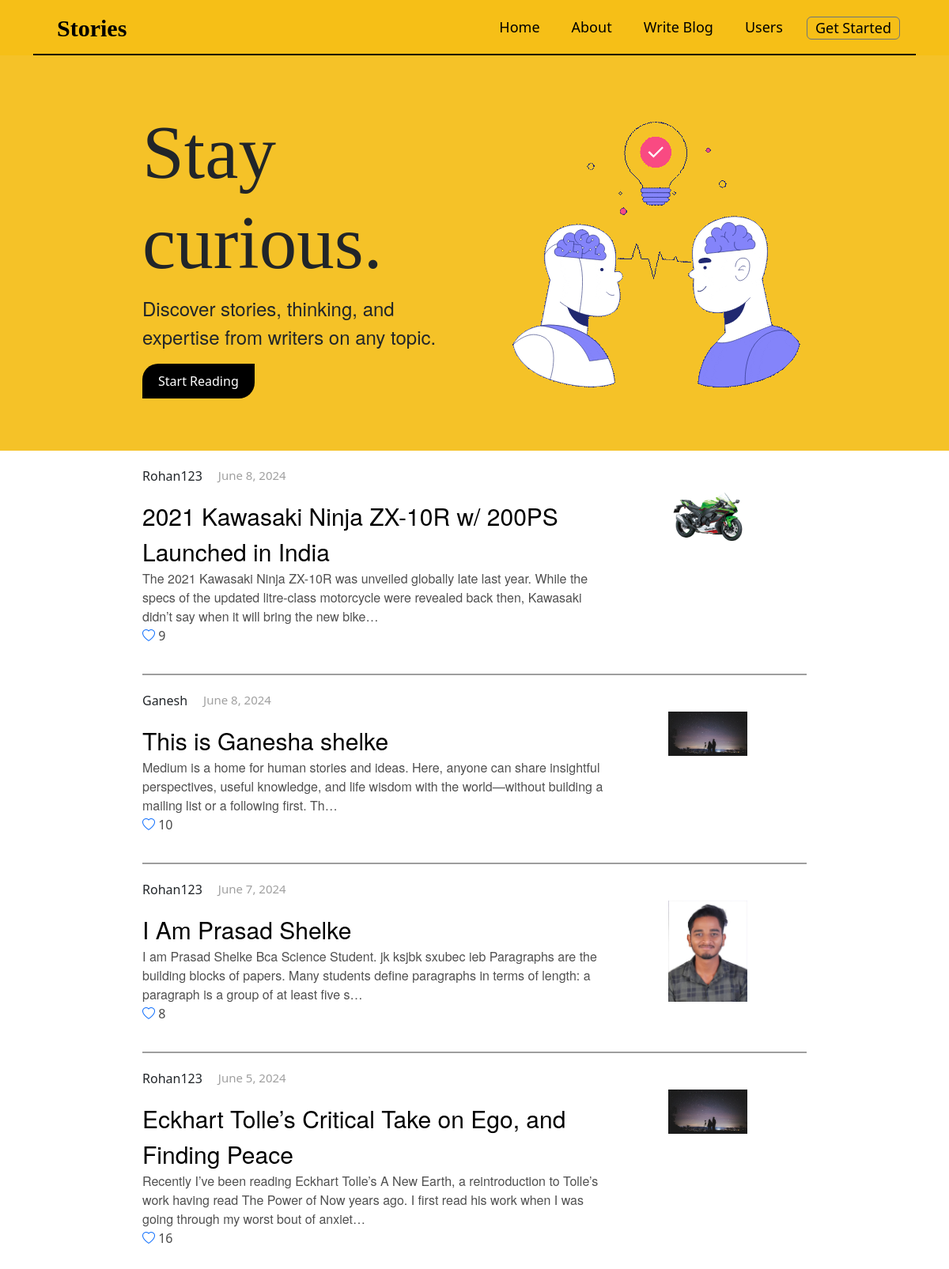
The page / on the database its author committed.
### Blogs/models.py (models this page shows, shortened)
class BaseModel(models.Model):
  id = models.UUIDField(default=uuid.uuid4, editable=False, primary_key=True)
  created_at = models.DateTimeField(auto_now_add=True)
  updated_at = models.DateTimeField(auto_now=True)
  class Meta:
    abstract = True

class Blog(BaseModel):
  title = models.CharField(max_length=200)
  content = models.TextField()
  author = models.ForeignKey(User, on_delete=models.CASCADE, related_name='blogs')
  blog_image = models.ImageField(upload_to = "public/static/", default="/")
  like_count = models.IntegerField(default=0)
  class Meta:
    ordering = ['-created_at']

### Blogs/views.py (the view)
# urls.py: path('', home, name="Home"),
def home(request):
  blogs = Blog.objects.all()
  context = {'blogs':blogs}
  return render(request, "home.html", context)

### Blogs/templates/home.html (shortened to what this page needs)
{% extends "base.html" %}
{% block start %}
<div class="blog-container">
  {% for blog in blogs %}
  <div class="blog-entry">
    <div class="blog-flex-container">
      <div class="blog-text-container">
        <div class="name-date">
          <p class="blog-username">{{ blog.author.username }}</p>
          <p class="blog-date">{{ blog.created_at|date:"F j, Y" }}</p>
        </div>
        <a href="/displayBlog/{{blog.id}}" class="blog-title">{{ blog.title }}</a><br>
        <a href="/displayBlog/{{blog.id}}" class="blog-content">{{ blog.content | truncatechars:200 }}</a>
        <p class="likecount"><a class="bi bi-heart" href="/displayBlog/{{blog.id}}"></a> {{blog.like_count}}</p>
      </div>
      <div class="blog-image">
        {% if blog.blog_image %}
          <img src="{{ blog.blog_image.url }}">
        {% endif %}
      </div>
    </div>
    {% if not forloop.last %}
    <div class="horizontal-line"></div>
    {% endif %}
  </div>
  {% endfor %}
</div>
{% endblock %}

### Blogs/templates/base.html (shortened to what this page needs)
<!DOCTYPE html>
<html lang="en">
<head>
  <link rel="stylesheet" href="../static/CSS/base.css">
  <link rel="stylesheet" href="../static/CSS/displayPost.css">
  <link href="https://cdn.jsdelivr.net/npm/bootstrap@5.3.3/dist/css/bootstrap.min.css" rel="stylesheet"
>
  <link rel="stylesheet" href="https://cdn.jsdelivr.net/npm/bootstrap-icons@1.3.0/font/bootstrap-icons.css">
</head>
<body>
  <div class="navbar-container">
    <nav class="custom-navbar">
      <a class="custom-navbar-brand" href="/">Stories</a>
      <div class="custom-navbar-right">
        <a href="/">Home</a>
        <a href="/about">About</a>
        <a href="/createBlog">Write Blog</a>
        <a href="/testing">Users</a>
        <div class="dropdown-center">
          {% if request.user.is_authenticated %}
          <div class="nav-item custom-dropdown-container">
            <button class="custom-dropdown-toggle">{{ request.user.username }}</button>
            <ul class="custom-dropdown-menu">
              <li><a href="/profile/{{request.user.id}}">Profile</a></li>
              <li><a href="/logout">Logout</a></li>
            </ul>
          </div>
          {% else %}
          <a href="/login" class="btn btn-outline-secondary">Get Started</a>
          {% endif %}
        </div>
      </div>
      <div class="custom-navbar-divider"></div>
    </nav>
  </div>
{% if not request.user.is_authenticated %}
<div class="design-main-container">
  <div class="design-container">
    <div class="design-text-container">
      <h1 class="stay-curious">Stay curious.</h1>
      <p class="imp-text-para">Discover stories, thinking, and expertise from writers on any topic.</p>
      <a class="readButton" href="/">Start Reading</a>
    </div>
    <div class="design-design-container">
      <div class="design">
        <img src="../static/Images/blog.gif" alt="Blog GIF" class="gif-image">
      </div>
    </div>
  </div>
</div>
{% endif %}
{% block start %}
  {% endblock %}
</body>
</html>

### Blogs/static/CSS/base.css (style rules this page uses)
body { margin: 0; padding: 0; font-family: Arial, sans-serif; background-image: url(); }
.navbar-container { display: flex; background-color: #F6BF17; justify-content: center; width: 100%; }
.custom-navbar { height: 70px; display: flex; background-color: #F6BF17; align-items: center; justify-content: space-between; padding: 0 20px; position: relative; width: 93%; }
.custom-navbar .custom-navbar-brand { font-size: 30px; font-weight: bold; color: rgb(0, 0, 0); text-decoration: none; font-family: gt-super, Georgia, Cambria, "Times New Roman", Times, serif; }
.custom-navbar a { font-size: 18px; color: rgb(0, 0, 0); text-align: center; padding: 0 10px; text-decoration: none; }
.custom-navbar .custom-navbar-right { display: flex; gap: 20px; }
.custom-navbar-divider { width: 100%; height: 2px; background-color: rgb(0, 0, 0); position: absolute; bottom: 0; left: 0; }
* { scrollbar-width: thin; scrollbar-color: #351919 #c5a0a0; }
.design-main-container { height: 500px; width: 100%; background-color: #f5c228; display: flex; justify-content: center; align-items: center; }
.design-container { display: flex; justify-content: space-between; align-items: center; width: 70%; }
.design-text-container { width: 50%; }
.design-design-container { width: 50%; text-align: right; }
.stay-curious { font-size: 95px; font-family: gt-super, Georgia, Cambria, "Times New Roman", Times, serif; }
.imp-text-para { font-size: 24px; font-family: sohne, "Helvetica Neue", Helvetica, Arial, sans-serif; }
.readButton { display: inline-block; padding: 10px 20px; background-color: #000000; color: #ffffff; height: max-content; width: max-content; border: none; border-top-left-radius: 20px; border-bottom-right-radius: 20px; text-align: center; cursor: pointer; text-decoration: none; }

### Blogs/static/CSS/displayPost.css (style rules this page uses)
.navbar-container { display: flex; background-color: #F6BF17; justify-content: center; width: 100%; }
.custom-navbar { height: 70px; display: flex; background-color: #F6BF17; align-items: center; justify-content: space-between; padding: 0 20px; position: relative; width: 93%; }
.custom-navbar .custom-navbar-brand { font-size: 30px; font-weight: bold; color: rgb(0, 0, 0); text-decoration: none; font-family: gt-super, Georgia, Cambria, "Times New Roman", Times, serif; }
.custom-navbar a { font-size: 18px; color: rgb(0, 0, 0); text-align: center; padding: 0 10px; text-decoration: none; }
.custom-navbar .custom-navbar-right { display: flex; gap: 20px; }
body { margin: 0; padding: 0; font-family: Arial, sans-serif; background-image: url(); }
.custom-navbar-divider { width: 100%; height: 2px; background-color: rgb(0, 0, 0); position: absolute; bottom: 0; left: 0; }
* { scrollbar-width: thin; scrollbar-color: #351919 #c5a0a0; }
.blog-username { display: flex; }

### Blogs/templates/home.html (style rules this page uses)
.blog-container { margin: 0 auto; margin-top: 20px; width: 70%; }
.blog-text-container { width: 90%; }
.blog-image { width: 38%; margin-top: 16px; display: flex; justify-content: center; align-items: center; position: relative; }
.blog-image img { max-width: 40%; max-height: auto; margin-top: 10px; }
.blog-flex-container { display: flex; align-items: flex-start; margin-bottom: 20px; }
.horizontal-line { width: 100%; height: 2px; background-color: rgb(158, 158, 158); margin: 20px 0; }
.blog-title { font-size: 30px; color: black; text-decoration: none; font-family: sohne, "Helvetica Neue", Helvetica, Arial, sans-serif; }
.blog-content { text-decoration: none; color: rgb(80, 80, 80); font-family: sohne, "Helvetica Neue", Helvetica, Arial, sans-serif; }
.likecount { color: rgb(73, 73, 73); }
.name-date { display: flex; }
.blog-username { margin-right: 20px; }
.blog-date { color: rgb(160, 160, 160); font-size: 15px; }

### rows shown on the page
Blog: author.username "Rohan123", created_at "June 8, 2024", title "2021 Kawasaki Ninja ZX-10R w/ 200PS Launched in India", content "The 2021 Kawasaki Ninja ZX-10R was unveiled globally late last year. While the specs of the updated litre-class motorcycle were revealed back then, Kawasaki didn’t say when it will bring the new bike…", like_count "9", blog_image (picture)
Blog: author.username "Ganesh", created_at "June 8, 2024", title "This is Ganesha shelke", content "Medium is a home for human stories and ideas. Here, anyone can share insightful perspectives, useful knowledge, and life wisdom with the world—without building a mailing list or a following first. Th…", like_count "10", blog_image (picture)
Blog: author.username "Rohan123", created_at "June 7, 2024", title "I Am Prasad Shelke", content "I am Prasad Shelke Bca Science Student. jk ksjbk sxubec ieb Paragraphs are the building blocks of papers. Many students define paragraphs in terms of length: a paragraph is a group of at least five s…", like_count "8", blog_image (picture)
Blog: author.username "Rohan123", created_at "June 5, 2024", title "Eckhart Tolle’s Critical Take on Ego, and Finding Peace", content "Recently I’ve been reading Eckhart Tolle’s A New Earth, a reintroduction to Tolle’s work having read The Power of Now years ago. I first read his work when I was going through my worst bout of anxiet…", like_count "16", blog_image (picture)
